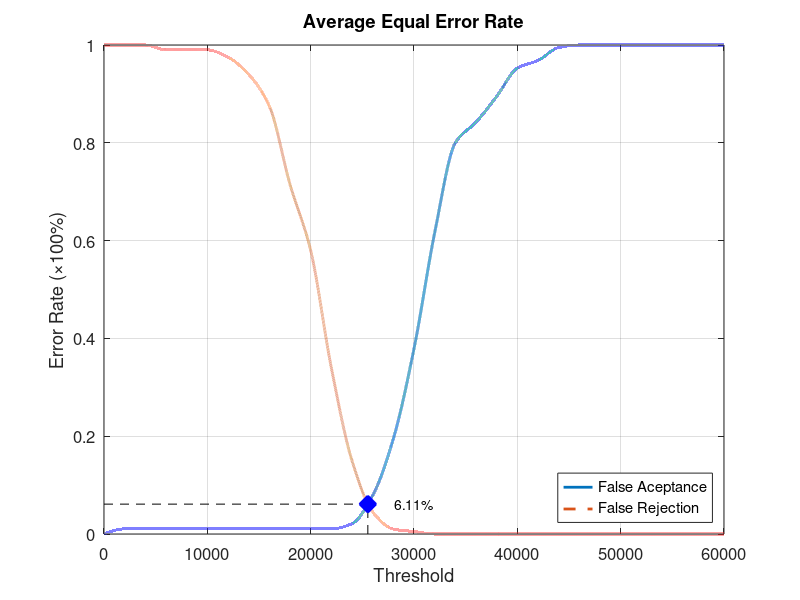
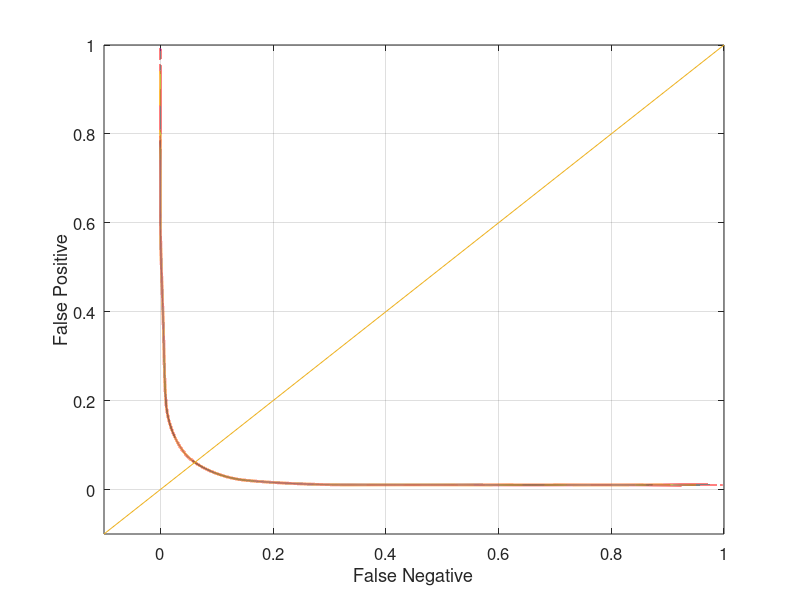

Here is the MATLAB script that generated these plots, in order:
function yEER = Database2_3
close all;
clear;
clc;
x = 0:2000:60000;
xq = 0:0.5:60000;

y0 = [0 0.0105263 0.0105263 0.0105263 0.0105263 0.0105263 0.0105263 0.0105263 0.0105263 0.0105263 0.0105263 0.0105263 0.0210526 0.0789474 0.194737 0.378947 0.615789 0.8 0.842105 0.894737 0.952632 0.968421 0.994737 1 1 1 1 1 1 1 1];
yy0 = interp1(x, y0, xq, 'pchip');
y1 = [1 1 1 0.99 0.99 0.99 0.975 0.94 0.875 0.715 0.58 0.34 0.15 0.045 0.01 0.005 0 0 0 0 0 0 0 0 0 0 0 0 0 0 0];
yy1 = interp1(x, y1, xq, 'pchip');

% Calculating EER: 
y2 = abs(y0 - y1);
find(y2 == min(y2))
yy2 = abs(yy0 - yy1);
xEER = find(yy2 == min(yy2));
xEERIndex = xq(xEER) % X-axis EER
yEER = yy0(xEER) % Y-axis EER

main = figure
plot(xq, yy0,'-','LineWidth', 2);	hold on
plot(xq, yy1,'--','LineWidth', 2);	hold on
plot([xEERIndex xEERIndex], [0 yEER], 'k--');	hold on
plot([0 xEERIndex], [yEER yEER], 'k--');	hold on
plot(xEERIndex, yEER, 'bx', 'LineWidth', 10);	hold on
text(xEERIndex + 10 * xEERIndex / 100, yEER, [num2str(round((10000 * yEER)) / 100) '%'])
legend('False Aceptance', 'False Rejection', 'Location', 'SouthEast')
xlabel('Threshold')
ylabel('Error Rate (\times100%)')
title('Average Equal Error Rate')
set(gca, 'FontSize', 12)
axis([0 60000 0 1])
grid on

print(main, 'Database2_3Main', '-dpng');
FNRxFPR = figure('Color', [1 1 1]);
plot(yy1, yy0, '-', yy1, yy0, 'LineWidth', 2);
hold on
y = -0.1:0.1:1
plot(y, y); 
set(gca, 'FontSize', 12)
xlabel('False Negative')
ylabel('False Positive')
axis([-0.1 1 -0.1 1])
set(gca, 'FontSize', 12)
grid on

print(FNRxFPR, 'Database2_3FNRxFPR','-dpng');
end
